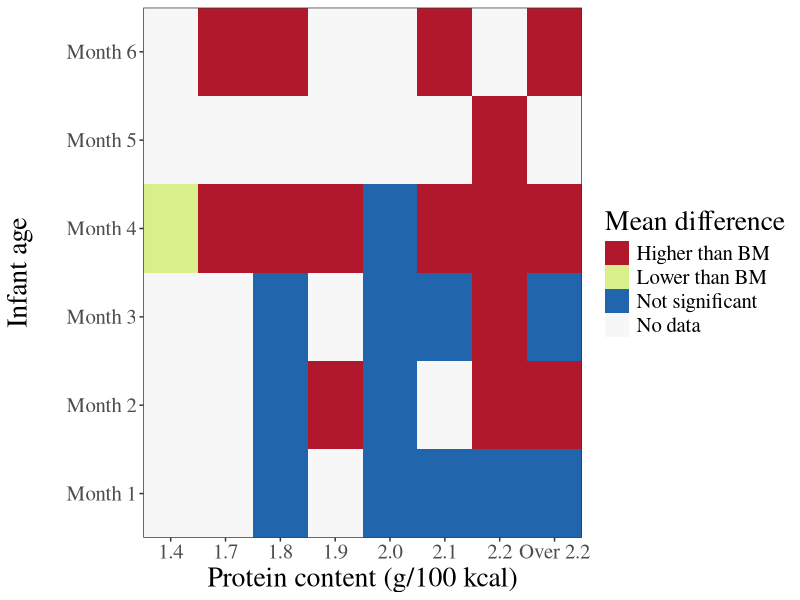

Write the R code that produced this figure.
# heat map for meta analysis
library(tidyverse)
mapData <- readxl::read_excel("data/meta heat map data 2022 03 21-rqq.xlsx")

mapData_wg <- filter(mapData, parameter == "weight gain")

syn_data_wg <- expand_grid(age = c(1:6), 
                           protein = c("1.4", "1.7", "1.8", "1.9", "2", "2.1", "2.2", "over 2.2"))

syn_data_wg <- left_join(syn_data_wg, mapData_wg, by =c("age", "protein"))

syn_data_wg <- syn_data_wg %>% mutate(
  effect = case_when(is.na(effect) ~ "miss",
                     TRUE ~ effect)
)

fillColor <- c(h = "red",
               l = "green",
               ns = "white")

ggplot()+
  geom_raster(data = syn_data_wg, 
              aes(x = protein, y = as.factor(age), fill = effect)) +
  theme_bw() +
  scale_fill_manual(name = "Mean difference",
                    breaks = c("h","l","ns", "miss"),
                    labels = c("Higher than BM", "Lower than BM",
                               "Not significant", "No data"),
                    values = c(h = "#b2182b",
                               l = "#d9ef8b",
                               ns = "#2166ac",
                               miss = "#f7f7f7")) +
  scale_x_discrete(labels = c("1.4", "1.7", "1.8", "1.9", "2.0", "2.1", "2.2", "Over 2.2"),
                   expand = c(0,0)) +
  scale_y_discrete(breaks = c(1,2,3,4,5,6),
                   labels = c("Month 1", "Month 2", "Month 3",
                              "Month 4", "Month 5", "Month 6"),
                   expand = c(0,0)) +
  theme(
    axis.title = element_text(size = 20,
                              family = "serif"),
    axis.text = element_text(size = 15, 
                             family = "serif"),
    legend.title = element_text(size = 20,
                                family = "serif"),
    legend.text = element_text(size = 15, 
                               family = "serif"),
  ) +
  ylab("Infant age\n")+
  xlab("Protein content (g/100 kcal)")
